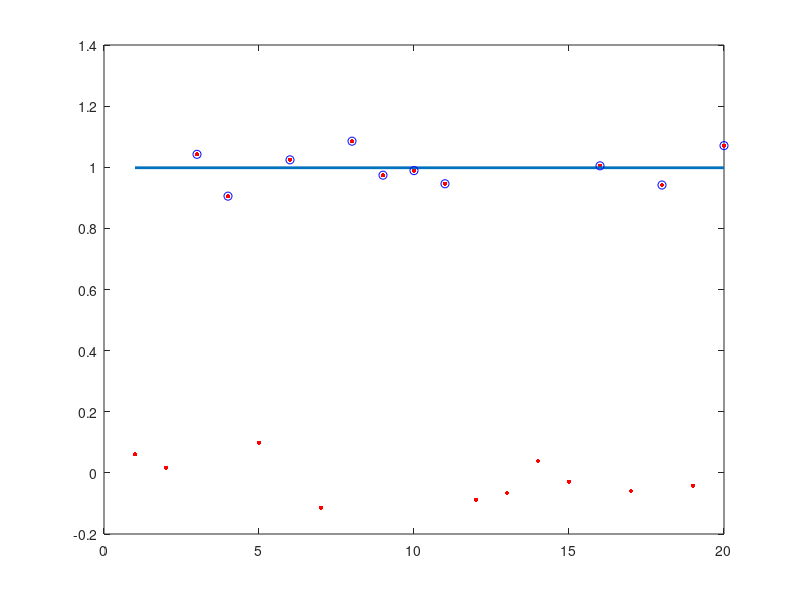

Write the MATLAB code that produced this figure. (Note: this script raises an error after producing the figure.)
function ransac_demo_line_fitting
%% demo ransac: line fitting
clear all
close all
% global x

%% generate the data 
x = (1:20)';
p = 1;
S = 0.05;

% the linear model
y = p + S * randn(size(x));

% the outliers
y(end-9:end) = y(end-9:end) - 1;
y = y(randperm(20));

% and plot
figure;
plot(x,y,'r.','markersize',10); hold on; 

%% naive robust estimation
[pest, ind] = iterative_mean(y);
hold on;
plot(x,pest+0*x,'linewidth',2);
plot(x(ind),y(ind),'bo');

%% ransac
[pest, inliers, ntrial] = ...
        ut_ransac(y', @estimator, 3, @absdiff, 3*S, @consistency, 0.1);
plot(x(inliers),pest+0*x(inliers),'k');
plot(x(inliers),y(inliers),'k+');

% find the second cluster
[y,i] = setdiff(y,y(inliers));
x = x(i);
[pest, inliers, ntrial] = ...
        ut_ransac(y', @estimator, 3, @absdiff, 3*S, @consistency, 0.5);
plot(x,pest+0*x,'g');
plot(x(inliers),y(inliers),'g+');
    
    






function [pest, x] = iterative_mean(y)
tol = 0.6;
x = 1:length(y);

pest = mean(y);                                 % first estimate of mean
while true
    if sum(abs(pest-y)>=tol)==0, break; end     % if all samples are within a tolerance: exit
    ind = find(abs(pest-y)<tol);                % find the samples that are within a tolerance
    y = y(ind);                                 % select those samples
    x = x(ind);                                 % and corresponding x values
    pest = mean(y);                             % re-estimate mean
end
return


function [pest, not_ok] = estimator(y)
pest = mean(y);
not_ok = false;
        
function dist = absdiff(pest,y)
dist = abs(pest-y);
return

function ok = consistency(pest,y,~)
ok = (length(y)>=6);
return

